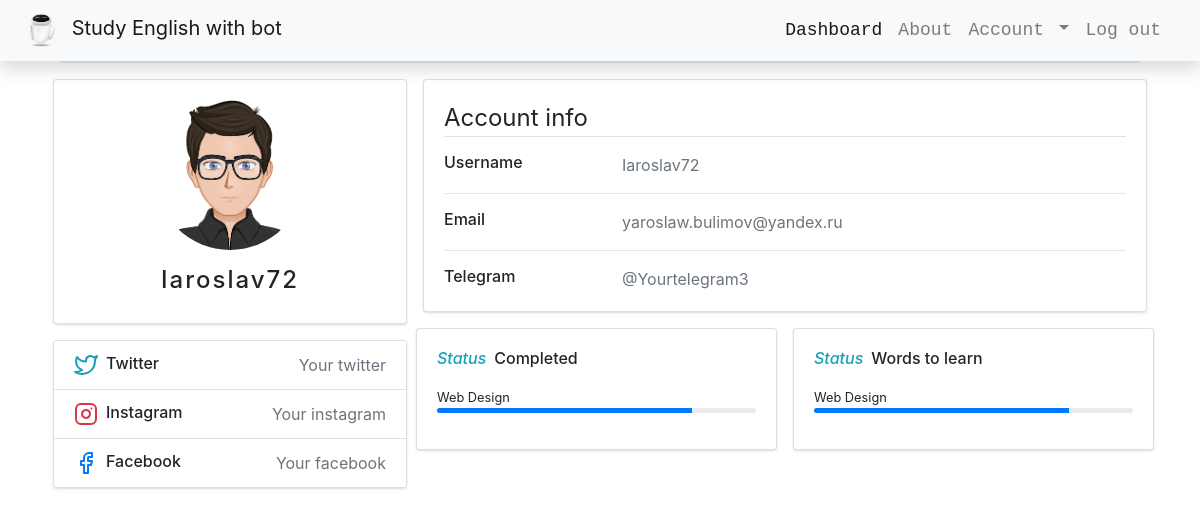
Page /account (signed in) on the earlier database version.
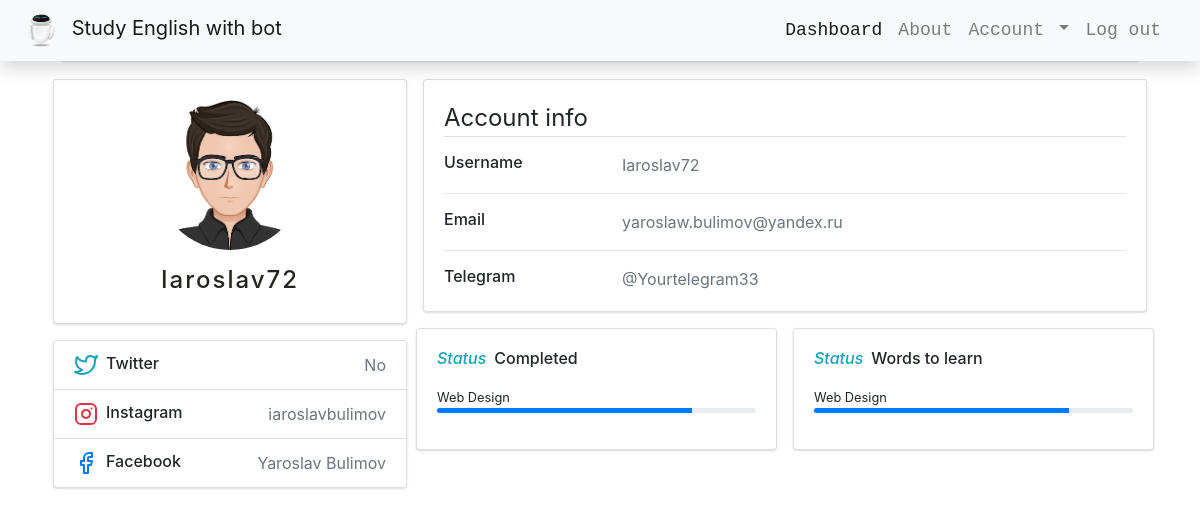
Same page on the later database version.
### app/models.py (models this page shows, shortened)
class User(db.Model, UserMixin):
    id = db.Column(db.Integer, primary_key=True)
    name = db.Column(db.String(20), unique=True, nullable=False)
    email = db.Column(db.String(60), unique=True, nullable=False)
    img_file = db.Column(db.String(20), nullable=False, default="static/default.png")
    password = db.Column(db.String(60), nullable=False)
    words = db.relationship("Words", backref="author", lazy=True)
    instagram = db.Column(db.String(30), nullable=False, default="Your instagram")
    facebook = db.Column(db.String(30), nullable=False, default="Your facebook")
    twitter = db.Column(db.String(30), nullable=False, default="Your twitter")
    telegram_info = db.Column(db.String(30), nullable=False, default="@Yourtelegram")

### app/users/routes.py (the view)
@users.route("/account", methods=["GET", "POST"])
@login_required
def account():
    image_file = current_user.img_file
    return render_template("account.html", title="Account", image_file=image_file)

### app/models.py (called while the page is built)
@login_manager.user_loader
def load_user(user_id):
    return User.query.get(int(user_id))

### app/templates/account.html (shortened to what this page needs)
<!DOCTYPE html>
<html lang="en">
  {% block bot %}
  <head>
  </head>
  {% endblock bot %}
  <body>
    <link
      rel="stylesheet"
      href="{{ url_for('static', filename='main.css') }}"
    />
    <link
      rel="stylesheet"
      href="https://stackpath.bootstrapcdn.com/bootstrap/4.5.2/css/bootstrap.min.css"
    />
    <nav class="navbar navbar-expand-lg navbar-light bg-light fixed-top mb-5 shadow" style="background: transparent;">
      <a class="navbar-brand" id="brand" href="users.main">
        <img src="{{ url_for('static', filename='bot.png') }}"width="50" height="35" class="d-inline-block align-top" alt="">
        Study English with bot
      </a>
        <div class="container">
          <div class="collapse navbar-collapse" id="navbarResponsive">
            <ul class="navbar-nav ml-auto">
              <li class="nav-item active">
                <a class="nav-link" href="{{ url_for('users.dashboard') }}">Dashboard
                    </a>
              </li>
              <li class="nav-item">
                <a class="nav-link" href="#">About</a>
              </li>
              <li class="nav-item">
                {% if current_user.is_authenticated %}
                <li class="nav-item dropdown">
                  <a class="nav-link dropdown-toggle" href="{{ url_for('users.account') }}" id="navbarDropdown" role="button" data-toggle="dropdown" aria-haspopup="true" aria-expanded="false">
                    Account
                  </a>
                </li>
                {% else %}
                  <a class="nav-link" href="{{ url_for('users.login') }}">Log in</a>
                {% endif %}
              </li>
              <li class="nav-item">
                {% if current_user.is_authenticated %}
                  <a class="nav-link" href="{{ url_for('users.logout') }}">Log out</a>
                {% else %}
                <a class="nav-link" href="{{ url_for('users.signup') }}">Sign up</a>
                {% endif %}
              </li>
            </ul>
          </div>
        </div>
      </nav>
    <div class="container">
        <div class="main-body">
              <nav aria-label="breadcrumb" class="main-breadcrumb">
                <ol class="breadcrumb">
                  <li class="breadcrumb-item"><a href="index.html">Home</a></li>
                  <li class="breadcrumb-item"><a href="javascript:void(0)">User</a></li>
                  <li class="breadcrumb-item active" aria-current="page">User Profile</li>
                </ol>
              </nav>
              <div class="row gutters-sm">
                <div class="col-md-4 mb-3">
                  <div class="card">
                    <div class="card-body">
                      <div class="d-flex flex-column align-items-center text-center">
                        <img src="{{ image_file }}" alt="Admin" class="rounded-circle" width="150">
                        <div class="mt-3">
                          <h4> {{ current_user.name }}</h4>
                        </div>
                      </div>
                    </div>
                  </div>
                  <div class="card mt-3">
                    <ul class="list-group list-group-flush">
                      <li class="list-group-item d-flex justify-content-between align-items-center flex-wrap">
                        <h6 class="mb-0">Twitter</h6>
                        <span class="text-secondary">{{ current_user.twitter }}</span>
                      </li>
                      <li class="list-group-item d-flex justify-content-between align-items-center flex-wrap">
                        <h6 class="mb-0">Instagram</h6>
                        <span class="text-secondary">{{ current_user.instagram }}</span>
                      </li>
                      <li class="list-group-item d-flex justify-content-between align-items-center flex-wrap">
                        <h6 class="mb-0">Facebook</h6>
                        <span class="text-secondary">{{ current_user.facebook }}</span>
                      </li>
                    </ul>
                  </div>
                </div>
                <div class="col-md-8">
                  <div class="card mb-3">
                    <div class="card-body">
                      <legend class="border-bottom mb-3">Account info</legend>
                      <div class="row">
                        <div class="col-sm-3">
                          <h6 class="mb-0">Username</h6>
                        </div>
                        <div class="col-sm-9 text-secondary">
                          {{ current_user.name }}
                        </div>
                      </div>
                      <hr>
                      <div class="row">
                        <div class="col-sm-3">
                          <h6 class="mb-0">Email</h6>
                        </div>
                        <div class="col-sm-9 text-secondary">
                          {{ current_user.email }}
                        </div>
                      </div>
                      <hr>
                      <div class="row">
                        <div class="col-sm-3">
                          <h6 class="mb-0">Telegram</h6>
                        </div>
                        <div class="col-sm-9 text-secondary">
                          {{ current_user.telegram_info }}
                        </div>
                      </div>
                    </div>
                  </div>
                  <div class="row gutters-sm">
                    <div class="col-sm-6 mb-3">
                      <div class="card h-100">
                        <div class="card-body">
                          <h6 class="d-flex align-items-center mb-3"><i class="material-icons text-info mr-2">Status</i>Completed</h6>
                          <small>Web Design</small>
                          <div class="progress mb-3" style="height: 5px">
                            <div class="progress-bar bg-primary" role="progressbar" style="width: 80%" aria-valuenow="80" aria-valuemin="0" aria-valuemax="100"></div>
                          </div>
                        </div>
                      </div>
                    </div>
                    <div class="col-sm-6 mb-3">
                      <div class="card h-100">
                        <div class="card-body">
                          <h6 class="d-flex align-items-center mb-3"><i class="material-icons text-info mr-2">Status</i>Words to learn</h6>
                          <small>Web Design</small>
                          <div class="progress mb-3" style="height: 5px">
                            <div class="progress-bar bg-primary" role="progressbar" style="width: 80%" aria-valuenow="80" aria-valuemin="0" aria-valuemax="100"></div>
                          </div>
                        </div>
                      </div>
                    </div>
                  </div>
                </div>
              </div>
            </div>
        </div>
  </body>
</html>

### app/static/main.css (style rules this page uses)
html, body { background: url('https://images.unsplash.com/photo-1530543787849-128d94430c6b?ixlib=rb-1.2.1&ixid=eyJhcHBfaWQiOjEyMDd9&auto=format&fit=crop&w=1500&q=80/1920x1080') no-repeat center center fixed; -webkit-background-size: cover; -moz-background-size: cover; background-size: cover; -o-background-size: cover; }
h4 { letter-spacing: 2px; color: rgb(36, 36, 33); }
nav .navbar-nav li a { color: rgb(197, 200, 202); font-size: large; font-family: 'Courier New', Courier, monospace; }
body { margin-top:20px; color: #1a202c; text-align: left; }
.main-body { padding: 15px; }
.card { box-shadow: 0 1px 3px 0 rgba(0,0,0,.1), 0 1px 2px 0 rgba(0,0,0,.06); }
.card { position: relative; display: flex; flex-direction: column; min-width: 0; word-wrap: break-word; background-color: #fff; background-clip: border-box; border: 0 solid rgba(0,0,0,.125); border-radius: .25rem; }
.card-body { flex: 1 1 auto; padding: 1rem; }
.gutters-sm { margin-right: -8px; margin-left: -8px; }
.gutters-sm>.col, .gutters-sm>[class*=col-] { padding-right: 8px; padding-left: 8px; }
.mb-3, .my-3 { margin-bottom: 1rem!important; }
.h-100 { height: 100%!important; }

Differences in the rows shown:
changed User "Iaroslav72": twitter "Your twitter" → "No"; instagram "Your instagram" → "iaroslavbulimov"; facebook "Your facebook" → "Yaroslav Bulimov"; telegram_info "@Yourtelegram3" → "@Yourtelegram33"
